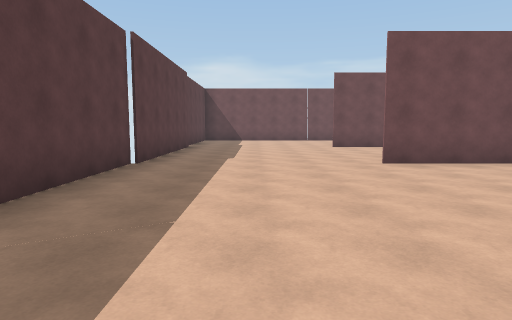
[1] (above)

24 first-person views from a walk through a scene from a Unity 3-D project. The camera is 1.5 m above the floor, tilts 6° down and sees 75° across. The floor is counted in squares, 2 m on a side. Each view is taken from the middle of a square. On the plan, view 1 faces up. The plan holds only what a view shows up to about 11 squares ahead; the rest is blank.

[2]
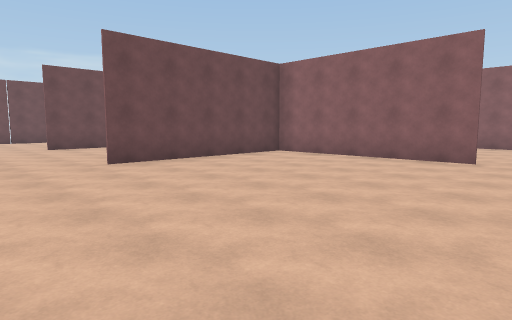

[3]
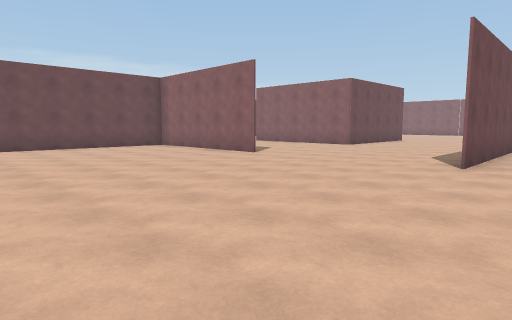

[4]
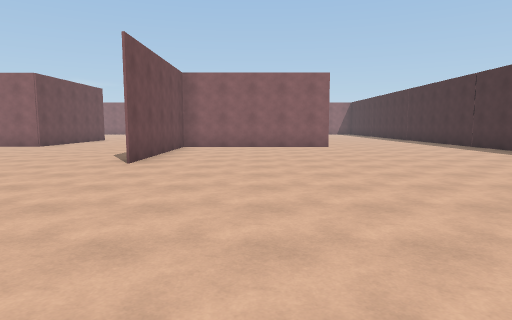

[5]
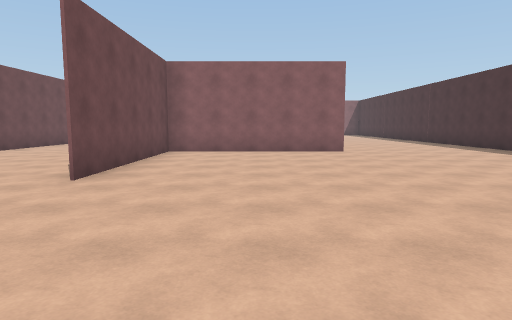

[6]
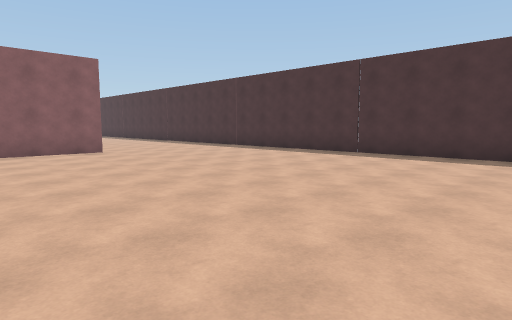

[7]
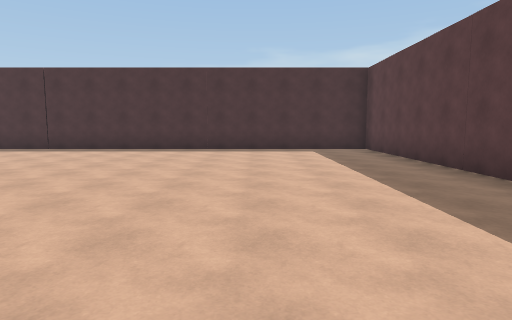

[8]
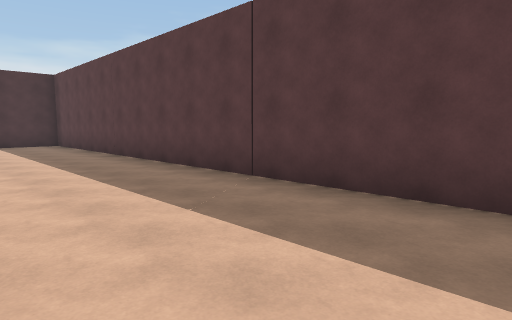

[9]
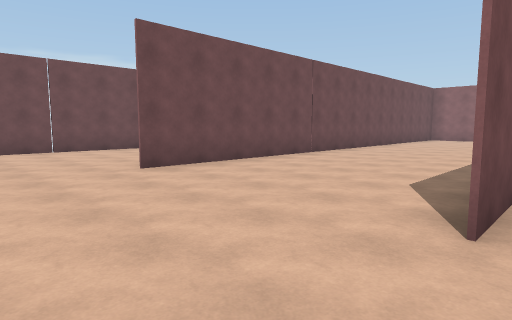

[10]
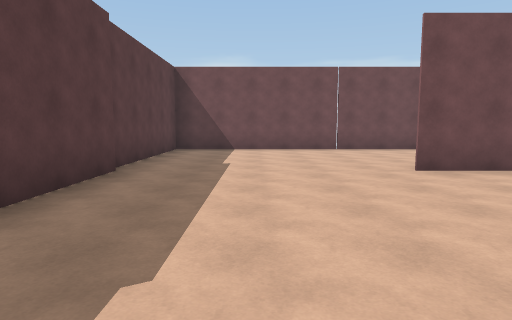

[11]
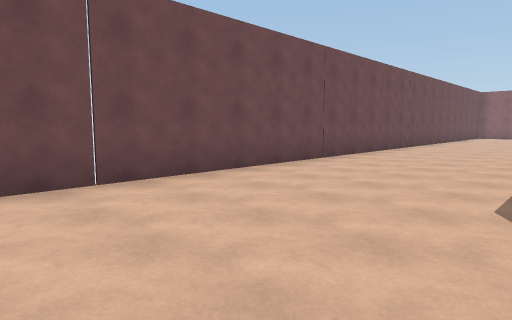

[12]
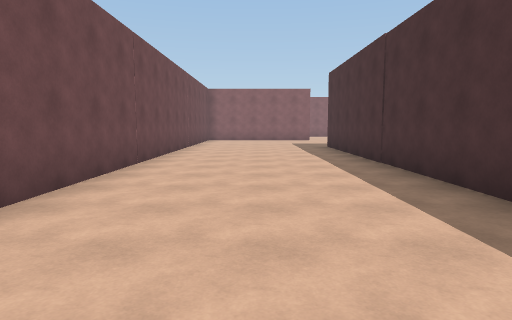

[13]
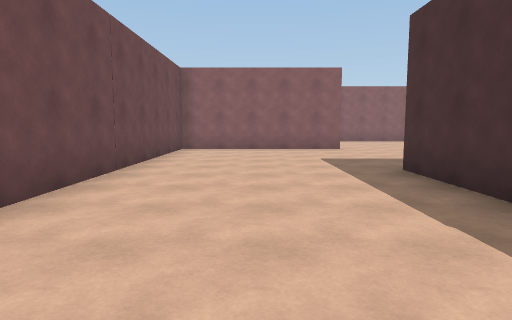

[14]
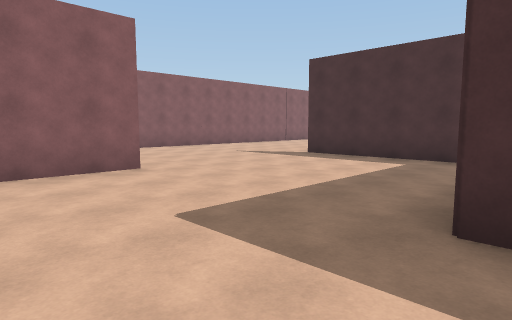

[15]
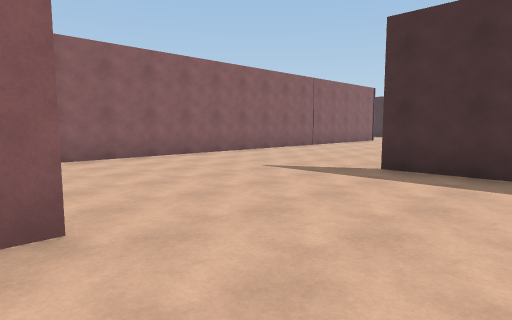

[16]
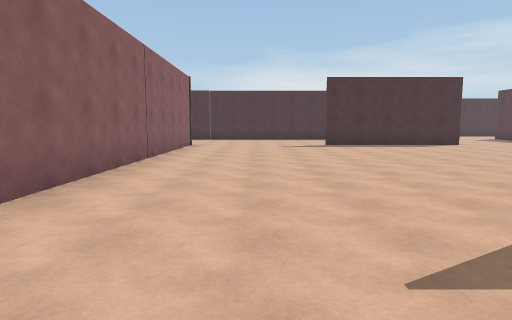

[17]
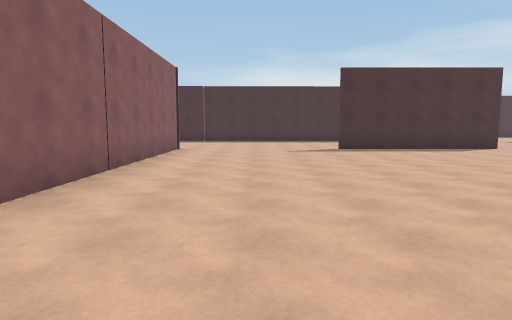

[18]
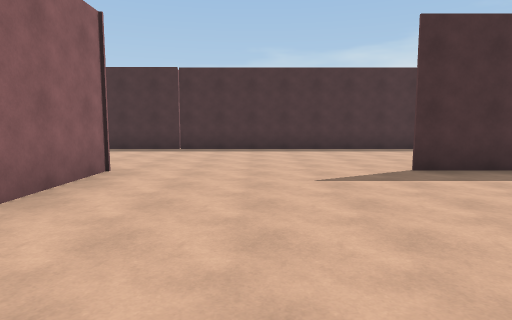

[19]
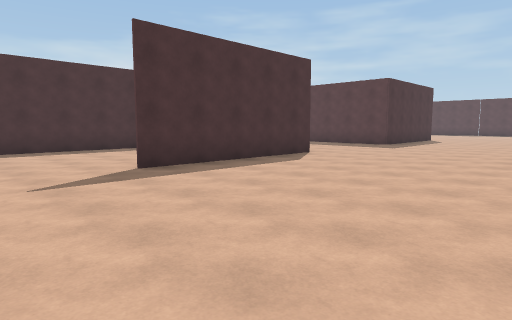

[20]
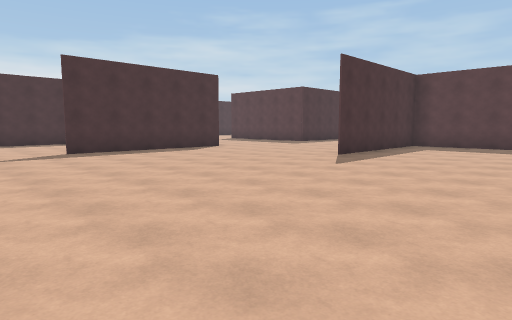

[21]
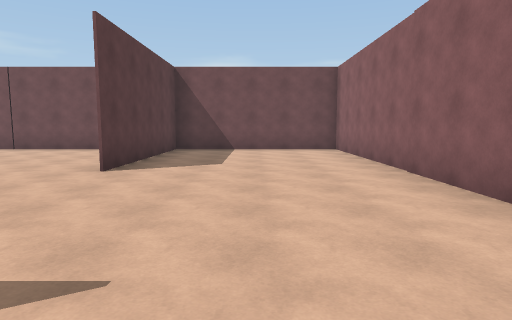

[22]
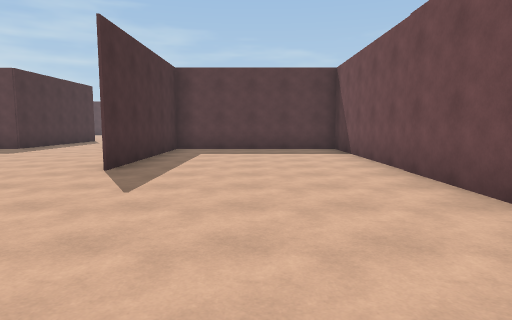

[23]
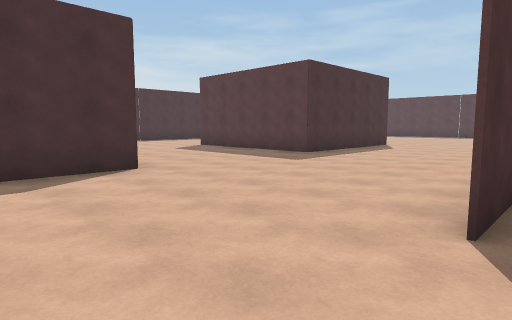

[24]
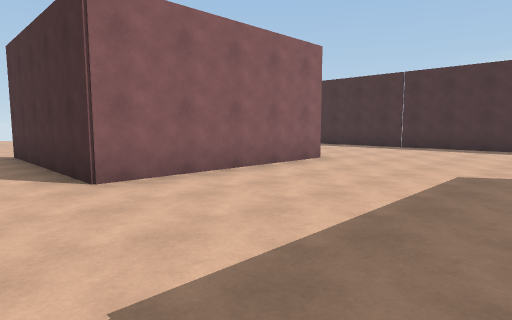

### Floor plan
Points are (right, up) in squares from view 1. A wall is a line through its corners. A room is listed if a view was taken in it or the views show most of it. See-through windows are left out.
Room 1 (views 1, 2, 3, 4, 5, 6, 7, 8, 9, 10, 11, 12, 13, 14, 15, 16, 17, 18, 19, 20, 21, 22, 23, 24)
walls: (12.4, 1.6) (12.4, 2.6); (14.1, 1.5) (12.8, 1.5); (9.8, -3.5) (12.6, -3.5) (12.6, -6.1); (7.4, 1.5) (7.4, 6.5) (2.4, 6.5); (18.8, 6.5) (22.5, 6.5); (19.9, 6.5) (12.6, 6.5) (12.6, 1.5) (17.6, 1.5); (12.4, -8.5) (12.4, -3.5) (7.4, -3.5); (17.4, -8.5) (17.4, -3.5) (22.5, -3.5); (10.2, 11.4) (2.6, 11.4); (9.1, 11.5) (17.6, 11.5); (20, -8.4) (29.6, -8.4); (22.5, 11.2) (22.5, 16.4) (22.5, 11.2); (27.4, -3.5) (27.4, 16.3) (-2.4, 16.3) (-2.4, 3.1); (-2.4, -0.4) (-2.4, -13.5) (17.2, -13.5); (27.4, -9) (27.4, -8.4)

Where each view was taken, in squares from view 1:
view 1: 0 up, 0 right, facing up
view 2: 0 up, 0 right, facing up-right
view 3: 5 down, 1 right, facing up-right
view 4: 6 down, 1 right, facing right
view 5: 6 down, 3 right, facing right
view 6: 5 down, 3 right, facing down-right
view 7: 3 down, 1 right, facing down
view 8: 0 up, 1 right, facing down-left
view 9: 6 up, 0 right, facing up-right
view 10: 6 up, 0 right, facing up
view 11: 12 up, 1 right, facing up-right
view 12: 14 up, 6 right, facing right
view 13: 14 up, 12 right, facing right
view 14: 14 up, 17 right, facing down-right
view 15: 12 up, 20 right, facing down-right
view 16: 9 up, 25 right, facing down
view 17: 7 up, 25 right, facing down
view 18: 2 up, 25 right, facing down
view 19: 2 up, 25 right, facing down-left
view 20: 6 up, 25 right, facing down-left
view 21: 6 up, 25 right, facing up
view 22: 4 up, 23 right, facing left
view 23: 2 up, 20 right, facing down-left
view 24: 2 down, 13 right, facing down-right
